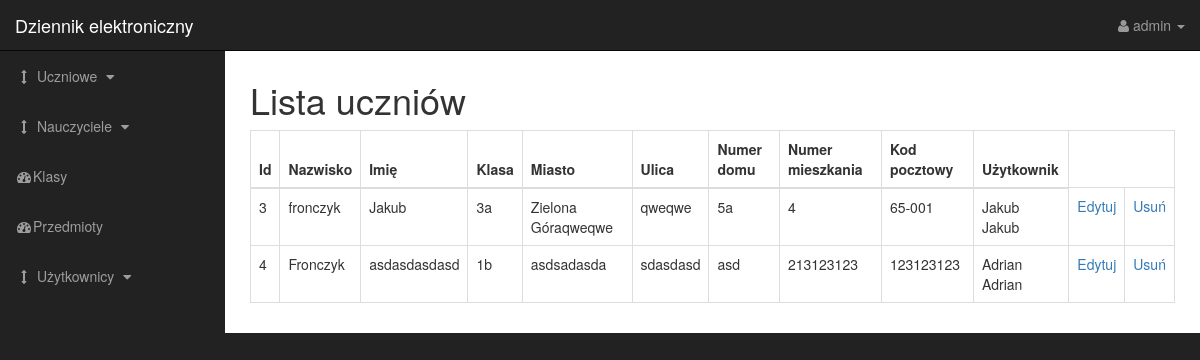
The page /inz/show_student.php on the database its author committed.
### tables this page shows
CREATE TABLE `uczen` (
  `id_uczen` int(255) NOT NULL,
  `nazwisko` varchar(255) NOT NULL,
  `imie` varchar(255) NOT NULL,
  `id_klasa` int(255) NOT NULL,
  `miasto` varchar(255) NOT NULL,
  `ulica` varchar(255) NOT NULL,
  `nr_domu` varchar(32) NOT NULL,
  `nr_mieszkania` int(32) NOT NULL,
  `kod_pocztowy` varchar(255) NOT NULL,
  `id_uzytkownik` int(3) DEFAULT NULL
);

CREATE TABLE `klasa` (
  `id_klasa` int(255) NOT NULL,
  `nazwa` varchar(3) DEFAULT NULL
);

CREATE TABLE `uzytkownik` (
  `id_uzytkownik` int(3) NOT NULL,
  `imie` varchar(30) NOT NULL,
  `nazwisko` varchar(30) NOT NULL,
  `login` varchar(255) NOT NULL,
  `haslo` varchar(255) NOT NULL,
  `rola` varchar(255) NOT NULL
);

### inz/includes/view_student.php (the view, shortened to what this page needs)
<h1>Lista uczniów</h1>
<table class="table table-bordered table-hover">
                            <thead>
                                <tr>
                                    <th>Id</th>
                                    <th>Nazwisko</th>
                                    <th>Imię</th>
                                    <th>Klasa</th>
                                    <th>Miasto</th>
                                    <th>Ulica</th>
                                    <th>Numer domu</th>
                                    <th>Numer mieszkania</th>
                                    <th>Kod pocztowy</th>
                                    <th>Użytkownik</th>
                                </tr>
                            </thead>
                        <tbody>
                            <?php
                                $query="SELECT * FROM uczen";
                                $select_student = mysqli_query($connection, $query);
                                while($row = mysqli_fetch_array($select_student)){
                                    $id_student = $row['id_uczen'];
                                    $last_name = $row['nazwisko'];
                                    $name = $row['imie'];
                                    $class = $row['id_klasa'];
                                    $city = $row['miasto'];
                                    $street = $row['ulica'];
                                    $house = $row['nr_domu'];
                                    $apartment = $row['nr_mieszkania'];
                                    $post_code = $row['kod_pocztowy'];
                                    $student_user = $row['id_uzytkownik'];
                                    echo "<tr>";
                                        echo "<td>".$id_student."</td>";
                                        echo "<td>".$last_name."</td>";
                                        echo "<td>".$name."</td>";
                                        $query = "SELECT * FROM klasa WHERE id_klasa = {$class}";
                                        $select_student_class = mysqli_query($connection, $query);
                                        while ($row = mysqli_fetch_assoc($select_student_class)){
                                            $class_title = $row["nazwa"];
                                        }
                                        echo "<td>".$class_title."</td>";
                                        echo "<td>".$city."</td>";
                                        echo "<td>".$street."</td>";
                                        echo "<td>".$house."</td>";
                                        echo "<td>".$apartment."</td>";
                                        echo "<td>".$post_code."</td>";
                                        $query = "SELECT * FROM uzytkownik WHERE id_uzytkownik = {$student_user} ";
                                        $select_user = mysqli_query($connection, $query);
                                        while ($row = mysqli_fetch_assoc($select_user)){
                                            $user_name = $row['imie'];
                                        }
                                        echo "<td>{$user_name} {$user_name}</td>";
                                        echo "<td><a href='show_student.php?source=edit_student&s_id={$id_student}'>Edytuj</a></td>";
                                        echo "<td><a href='show_student.php?delete={$id_student}'>Usuń</a></td>";
                                    echo "</tr>";
                                }
                            ?>
                        </tbody>
</table>

### inz/css/sb-admin.css (style rules this page uses)
body { margin-top: 100px; background-color: #222; }
@media (min-width:768px) { body { margin-top: 50px; } }

### rows shown on the page
uczen: id_uczen "3", nazwisko "fronczyk", imie "Jakub", id_klasa.nazwa "3a", miasto "Zielona Góraqweqwe", ulica "qweqwe", nr_domu "5a", nr_mieszkania "4", kod_pocztowy "65-001", id_uzytkownik.imie "Jakub"
uczen: id_uczen "4", nazwisko "Fronczyk", imie "asdasdasdasd", id_klasa.nazwa "1b", miasto "asdsadasda", ulica "sdasdasd", nr_domu "asd", nr_mieszkania "213123123", kod_pocztowy "123123123", id_uzytkownik.imie "Adrian"
